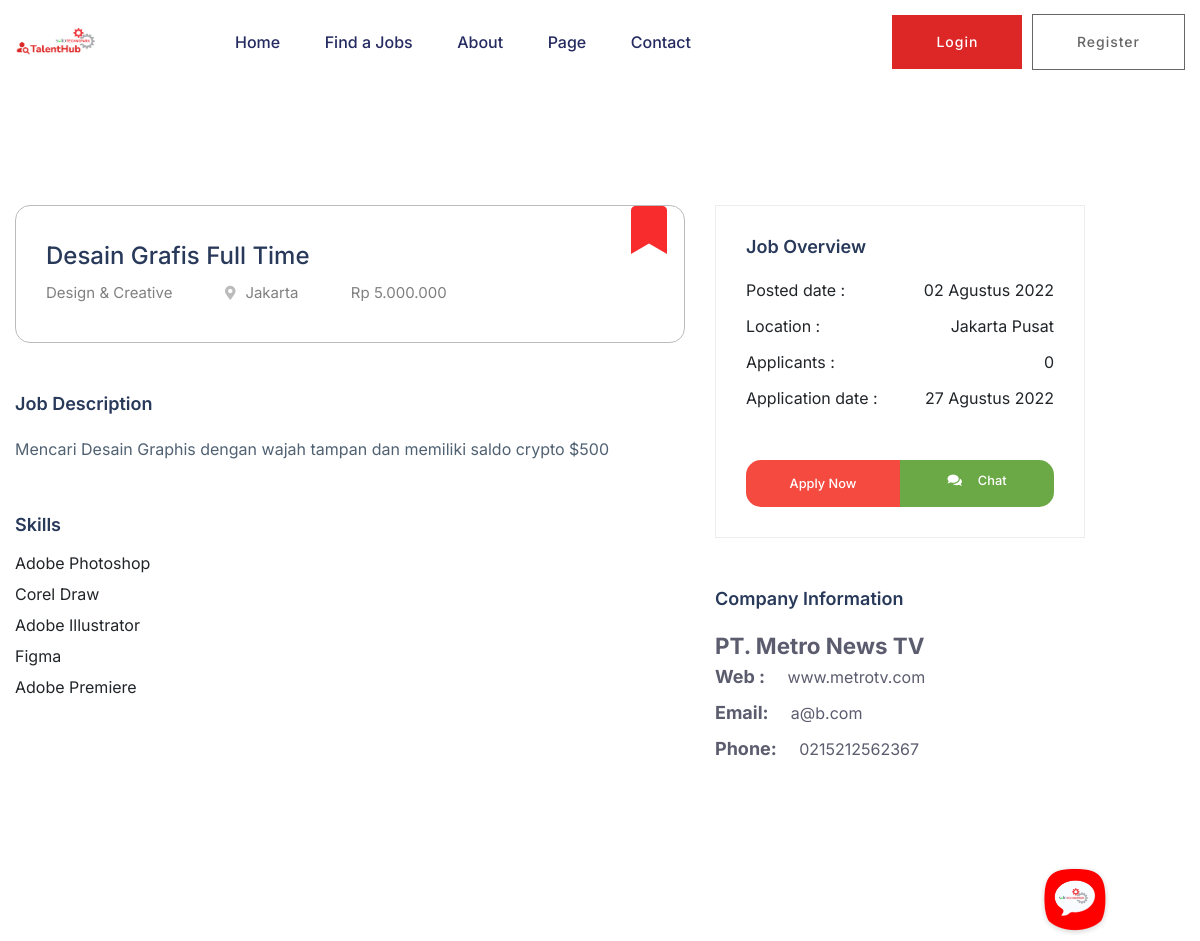
Page /job/detail/8 on the committed database.
### tables this page shows
CREATE TABLE IF NOT EXISTS `tbl_master_stp` (
  `stp_id` int(11) NOT NULL AUTO_INCREMENT,
  `stp_nama` varchar(250) DEFAULT NULL,
  `stp_pemilik` varchar(250) DEFAULT NULL,
  `stp_logo` text DEFAULT NULL,
  `stp_facebook` text DEFAULT NULL,
  `stp_instagram` text DEFAULT NULL,
  `stp_website` text DEFAULT NULL,
  `stp_telepon` varchar(50) DEFAULT NULL,
  `stp_email` varchar(150) DEFAULT NULL,
  `stp_alamat` text DEFAULT NULL,
  `stp_tagline` text DEFAULT NULL,
  `stp_brand_icon` text DEFAULT NULL,
  PRIMARY KEY (`stp_id`)
);

CREATE TABLE IF NOT EXISTS `tbl_lowongan_pekerjaan` (
  `lowongan_id` int(11) NOT NULL AUTO_INCREMENT,
  `joblevel_id` int(11) DEFAULT NULL,
  `kategori_id` int(11) NOT NULL,
  `perusahaan_id` int(11) DEFAULT NULL,
  `user_id` int(11) DEFAULT NULL,
  `jabatan_id` int(11) DEFAULT NULL,
  `lowongan_judul` varchar(250) DEFAULT NULL,
  `lowongan_gaji_min` varchar(250) DEFAULT NULL,
  `lowongan_gaji_max` varchar(250) DEFAULT NULL,
  `lowongan_gaji_secret` varchar(50) DEFAULT NULL,
  `lowongan_created_date` datetime DEFAULT NULL,
  `lowongan_end_date` date DEFAULT NULL,
  `lowongan_updated_date` datetime DEFAULT NULL,
  `lowongan_deskripsi` text DEFAULT NULL,
  `lowongan_status` int(11) DEFAULT NULL,
  PRIMARY KEY (`lowongan_id`)
);

CREATE TABLE IF NOT EXISTS `tbl_master_kategori_job` (
  `kategori_id` int(10) NOT NULL AUTO_INCREMENT,
  `kategori_nama` varchar(250) DEFAULT NULL,
  `kategori_status` int(11) DEFAULT NULL,
  `kategori_icon` text DEFAULT NULL,
  PRIMARY KEY (`kategori_id`)
);

CREATE TABLE IF NOT EXISTS `tbl_master_provinsi` (
  `prov_id` char(2) NOT NULL DEFAULT '0',
  `prov_nama` varchar(50) DEFAULT NULL,
  `prov_Lat` varchar(25) NOT NULL,
  `prov_Long` varchar(25) NOT NULL,
  PRIMARY KEY (`prov_id`) USING BTREE
);

CREATE TABLE IF NOT EXISTS `tbl_lowongan_skill` (
  `lowongan_skill_id` int(11) NOT NULL AUTO_INCREMENT,
  `lowongan_id` int(11) NOT NULL DEFAULT 0,
  `skill_id` int(11) NOT NULL DEFAULT 0,
  PRIMARY KEY (`lowongan_skill_id`)
);

CREATE TABLE IF NOT EXISTS `tbl_master_skill` (
  `skill_id` int(10) NOT NULL AUTO_INCREMENT,
  `skill_nama` varchar(250) DEFAULT NULL,
  `skill_status` int(11) DEFAULT 1,
  PRIMARY KEY (`skill_id`)
);

CREATE TABLE IF NOT EXISTS `tbl_master_kabkota` (
  `prov_id` char(2) NOT NULL DEFAULT '0',
  `kabkota_nama` varchar(50) DEFAULT NULL,
  `kabkota_id` int(5) NOT NULL AUTO_INCREMENT,
  PRIMARY KEY (`kabkota_id`)
);

CREATE TABLE IF NOT EXISTS `tbl_perusahaan` (
  `perusahaan_id` int(11) NOT NULL AUTO_INCREMENT,
  `perusahaan_nama` varchar(250) NOT NULL DEFAULT '0',
  `perusahaan_sambutan` text NOT NULL,
  `perusahaan_prov` char(2) DEFAULT '0',
  `perusahaan_kabkota` int(5) DEFAULT 0,
  `perusahaan_alamat` text DEFAULT NULL,
  `perusahaan_telepon` varchar(150) DEFAULT '',
  `perusahaan_email` varchar(150) DEFAULT '',
  `perusahaan_website` varchar(250) DEFAULT '',
  `perusahaan_jml_karyawan` int(11) DEFAULT NULL,
  `perusahaan_logo` text DEFAULT NULL,
  `perusahaan_sampul` text DEFAULT NULL,
  PRIMARY KEY (`perusahaan_id`)
);

### application/controllers/Job.php (called while the page is built, shortened)
<?php
class Job extends CI_Controller {
	public function detail($id)
	{
		$data ['stp'] = $this->db->get('tbl_master_stp')->result();
		$this->db->where('pelamar_id',$this->session->user_id);
		$this->db->where('lowongan_id',$id);
		$data['lamaran']=$this->db->get('tbl_pelamar_pekerjaan')->num_rows();
		$this->db->where('a.lowongan_id',$id);
		$this->db->join('tbl_perusahaan b','b.perusahaan_id=a.perusahaan_id');
		$this->db->join('tbl_master_kategori_job c','c.kategori_id=a.kategori_id');
		$this->db->join('tbl_master_provinsi d','d.prov_id=b.perusahaan_prov');
		$this->db->join('tbl_master_kabkota e','e.kabkota_id=b.perusahaan_kabkota');
		$data['lowongan'] = $this->db->get('tbl_lowongan_pekerjaan a')->result();
		$this->db->where('a.lowongan_id',$id);
		$this->db->join('tbl_master_skill b','b.skill_id=a.skill_id','left');
		$data['skill'] = $this->db->get('tbl_lowongan_skill a')->result();
		$this->db->where('a.lowongan_id',$id);
		$data['applicants'] = $this->db->get('tbl_pelamar_pekerjaan a')->num_rows();
		$this->load->view('web/header',$data);
		$this->load->view('job/tampilan_detail_job',$data);
		$this->load->view('web/script_include',$data);
	}
}

### index.php (called while the page is built, shortened)
<?php
require_once BASEPATH.'core/CodeIgniter.php';

### application/views/job/tampilan_detail_job.php (the view, shortened to what this page needs)
 <main>
  <?php
  $bulan = array(
    '01' => 'Januari',
    '02' => 'Februari',
    '03' => 'Maret',
    '04' => 'April',
    '05' => 'Mei',
    '06' => 'Juni',
    '07' => 'Juli',
    '08' => 'Agustus',
    '09' => 'September',
    '10' => 'Oktober',
    '11' => 'November',
    '12' => 'Desember'
  );
  ?>
  <?php foreach ($lowongan as $job): ?>
    <div class="job-post-company pt-120 pb-120">
      <div class="container flashdatart" data-title="<?php echo $this->session->flashdata('title'); ?>" data-text="<?php echo $this->session->flashdata('text'); ?>" data-icon="<?php echo $this->session->flashdata('icon'); ?>">
        <div class="row ">
          <div class="col-xl-7 col-lg-8">
            <div class="single-job-items mb-50">
              <div class="job-items">
                <div class="job-tittle">
                  <?php if (!$this->session->login) { ?>
                   <a
                   href="<?php echo base_url() ?>landing/login/<?php echo $job->lowongan_id ?>" class="bookmark_lowongan" data="<?php echo $job->lowongan_id ?>" style="color: #F82C2C;
                   display: block;
                   padding: 4px 33px;
                   text-align: center;
                   background: transparent!important;
                   border: 0px!important;
                   position: absolute;
                   top:-3px;
                   right: 0;
                   margin-bottom: 25px;"><i class="fas fa-bookmark fa-3x"></i></a>
                  <?php } ?>
                  <a href="#">
                    <h4><?php echo $job->lowongan_judul ?></h4>
                  </a>
                  <ul>
                    <li><?php echo $job->kategori_nama; ?></li>
                    <li><i class="fas fa-map-marker-alt"></i><?php echo $job->prov_nama; ?></li>
                    <li>
                     <?php if ($job->lowongan_gaji_secret ==null || $job->lowongan_gaji_secret =='' ) {
                      if (floatval($job->lowongan_gaji_max) > 0) {
                        echo "Rp ".number_format($job->lowongan_gaji_min,0,",",".")." - ".number_format($job->lowongan_gaji_max,0,",",".");
                      }else{
                        echo "Rp ".number_format($job->lowongan_gaji_min,0,",",".");
                      }
                    } ?>
                  </li>
                </ul>
              </div>
            </div>
          </div>
          <div class="job-post-details">
            <div class="post-details1 mb-50">
              <div class="small-section-tittle">
                <h4>Job Description</h4>
              </div>
              <p class="mb-3"  style="font-family: Inter!important;line-height: 15px">  <?php echo $job->lowongan_deskripsi; ?></p>
            </div>
          </div>
          <?php if (count($skill) > 0) { ?>
            <div class="job-post-details">
              <div class="post-details1 mb-50">
                <div class="small-section-tittle">
                  <h4>Skills</h4>
                </div>
                <ul>
                  <?php foreach ($skill as $sk): ?>
                    <li class="mb-3"  style="font-family: Inter!important;line-height: 15px">  <?php echo $sk->skill_nama; ?></li>
                  <?php endforeach ?>
                </ul>
              </div>
            </div>
          <?php  } ?>
        </div>
        <div class="col-xl-4 col-lg-4">
          <div class="post-details3 mb-50">
            <div class="small-section-tittle">
              <h4>Job Overview</h4>
            </div>
            <ul>
              <li>Posted date : <span><?php $tgl_posting = explode(' ', $job->lowongan_created_date);$tgl_tampil = explode('-', $tgl_posting[0]);echo $tgl_tampil[2]." ".$bulan[$tgl_tampil[1]]." ".$tgl_tampil[0]; ?></span></li>
              <li>Location : <span><?php echo $job->kabkota_nama; ?></span></li>
              <li>Applicants : <span><?php echo number_format($applicants,0,",","."); ?></span></li>
              <li>Application date : <span><?php $tgl_end = explode('-', $job->lowongan_end_date);echo $tgl_end[2]." ".$bulan[$tgl_end[1]]." ".$tgl_end[0]; ?></span></li>
            </ul>
            <?php if ($this->session->user_id !=$job->user_id): ?>
              <div class="apply-btn2 btn-group w-100">
                <?php if ($this->session->login) { ?>
                  <?php if($this->session->user_level==2){ ?>
                    <?php if ($lamaran==0) { ?>
                  <a href="javascript:;" class="genric-btn2 danger large w-50 btn_apply" data-lowongan="<?php echo $job->lowongan_id ?>" data-perusahaan="<?php echo $job->perusahaan_nama ?>">Apply Now</a>
                    <?php }else{ ?>
                      <a href="javascript:;" class="genric-btn2 danger large w-50 applied" disabled><i class="fas fa-check mr-2"></i>Applied</a>
                    <?php } ?>
                  <a href="<?php echo base_url() ?>chat/index/<?php echo $job->user_id ?>" class="genric-btn  primary  w-50 "><i class="fas fa-comments mr-3"></i>Chat</a>
                <?php } ?>
                <?php  }else{ ?>
                  <a href="<?php echo base_url() ?>landing/login/<?php echo $job->lowongan_id ?>" class="genric-btn2 danger large w-50">Apply Now</a>
                  <a href="<?php echo base_url() ?>landing/login/<?php echo $job->lowongan_id ?>" class="genric-btn  primary  w-50 "><i class="fas fa-comments mr-3"></i>Chat</a>
                <?php } ?>
              </div>
          <?php endif ?>
        </div>
        <div class="post-details4 mb-50">
          <div class="small-section-tittle">
            <h4>Company Information</h4>
          </div>
          <a  class="btn-perusahaan" style="font-weight: bold;font-size: 1.4em;color: #5b5c6e" href="<?php echo base_url() ?>landing/profil_perusahaan/<?php echo md5($job->perusahaan_id) ?>"><?php echo $job->perusahaan_nama; ?></a>
          <ul>
            <?php if ($job->perusahaan_website!=''): ?>
              <li>Web : <span> <?php echo $job->perusahaan_website; ?></span></li>
            <?php endif ?>
            <?php if ($job->perusahaan_email!=''): ?>
              <li>Email: <span><?php echo $job->perusahaan_email; ?></span></li>
            <?php endif ?>
            <?php if ($job->perusahaan_telepon!=''): ?>
              <li>Phone: <span><?php echo $job->perusahaan_telepon; ?></span></li>
            <?php endif ?>
          </ul>
        </div>
      </div>
    </div>
  </div>
</div>
<?php endforeach ?>
</main>

### application/views/web/header.php (shortened to what this page needs)
<!DOCTYPE html>
<?php foreach ($stp as $s): ?>
  <html class="no-js" lang="zxx">
  <head>
    <link rel="stylesheet" href="<?php echo base_url() ?>assets/css/bootstrap.min.css" />
    <link rel="stylesheet" href="<?php echo base_url() ?>assets/css/owl.carousel.min.css" />
    <link rel="stylesheet" href="<?php echo base_url() ?>assets/css/flaticon.css" />
    <link rel="stylesheet" href="<?php echo base_url() ?>assets/css/price_rangs.css" />
    <link rel="stylesheet" href="<?php echo base_url() ?>assets/css/slicknav.css" />
    <link rel="stylesheet" href="<?php echo base_url() ?>assets/css/animate.min.css" />
    <link rel="stylesheet" href="<?php echo base_url() ?>assets/css/magnific-popup.css" />
    <link rel="stylesheet" href="<?php echo base_url() ?>assets/css/fontawesome-all.min.css" />
    <link rel="stylesheet" href="<?php echo base_url() ?>assets/css/themify-icons.css" />
    <link rel="stylesheet" href="<?php echo base_url() ?>assets/css/slick.css" />
    <link rel="stylesheet" href="<?php echo base_url() ?>assets/css/nice-select.css" />
    <link rel="stylesheet" href="<?php echo base_url() ?>assets/css/style.css" />
    <link rel="stylesheet" href="<?php echo base_url() ?>assets_admin/css/select2.min.css">
    <link href="https://cdn.jsdelivr.net/npm/summernote@0.8.18/dist/summernote-bs4.min.css" rel="stylesheet">
  </head>
  <body>
    <header>
      <div class="header-area header-transparrent">
        <div class="headder-top header-sticky">
          <div class="container">
            <div class="row align-items-center">
              <div class="col-lg-2 col-md-2">
                <div class="logo">
                  <a href="<?php echo base_url() ?>"
                    ><img src="<?php echo base_url().$s->stp_brand_icon ?>"  style="max-height: 300px" alt=""
                    /></a>
                  </div>
                </div>
                <div class="col-lg-10 col-md-10">
                  <div class="menu-wrapper">
                    <div class="main-menu">
                      <nav class="d-none d-lg-block">
                        <ul id="navigation">
                          <li><a href="<?php echo base_url() ?>">Home</a></li>
                          <li><a href="<?php echo base_url('job/job_listing') ?>">Find a Jobs </a></li>
                          <li><a href="about.html">About</a></li>
                          <li>
                            <a href="#">Page</a>
                          </li>
                          <li><a href="contact.html">Contact</a></li>
                        </ul>
                      </nav>
                    </div>
                    <div class="header-btn d-none f-right d-lg-block">
                      <?php if ($this->session->login==FALSE): ?>
                        <a href="<?php echo base_url('landing/login') ?>" class="btn head-btn1">Login</a>
                        <a href="<?php echo base_url('landing/register') ?>" class="btn head-btn2">Register</a>
        <?php endif ?>
      </div>
    </div>
  </div>
  <div class="col-12">
  </div>
</div>
</div>
</div>
</div>
</header>
<?php endforeach ?>

### application/views/web/script_include.php (shortened to what this page needs)
<img class="main-chat" src="<?php echo base_url()?>assets/img/chatbubble.png" onclick="openchat()" style="cursor: pointer;height: 70px!important;width: 70px!important">
</body>
</html>

### application/views/web/header.php (style rules this page uses)
html, body { height: 100%; }

### application/views/web/script_include.php (style rules this page uses)
.main-chat { position: fixed; bottom: -25px; right: 60px; margin-bottom: 30px; margin-right: 30px; cursor: pointer; }

### rows in the picture
tbl_master_stp: stp_brand_icon (picture)
tbl_lowongan_pekerjaan: lowongan_judul "Desain Grafis Full Time", kategori.kategori_nama "Design & Creative", tbl_master_provinsi.prov_nama "Jakarta", lowongan_gaji_min "5.000.000", lowongan_deskripsi "Mencari Desain Graphis dengan wajah tampan dan memiliki saldo crypto $500", lowongan_created_date "02", lowongan_created_date "Agustus", lowongan_created_date "2022", tbl_master_kabkota.kabkota_nama "Jakarta Pusat", lowongan_end_date "27", lowongan_end_date "Agustus", lowongan_end_date "2022", perusahaan.perusahaan_nama "PT. Metro News TV", perusahaan.perusahaan_website "www.metrotv.com", perusahaan.perusahaan_email "a@b.com", perusahaan.perusahaan_telepon "0215212562367"
tbl_lowongan_skill: skill.skill_nama "Adobe Photoshop"
tbl_lowongan_skill: skill.skill_nama "Corel Draw"
tbl_lowongan_skill: skill.skill_nama "Adobe Illustrator"
tbl_lowongan_skill: skill.skill_nama "Figma"
tbl_lowongan_skill: skill.skill_nama "Adobe Premiere"
